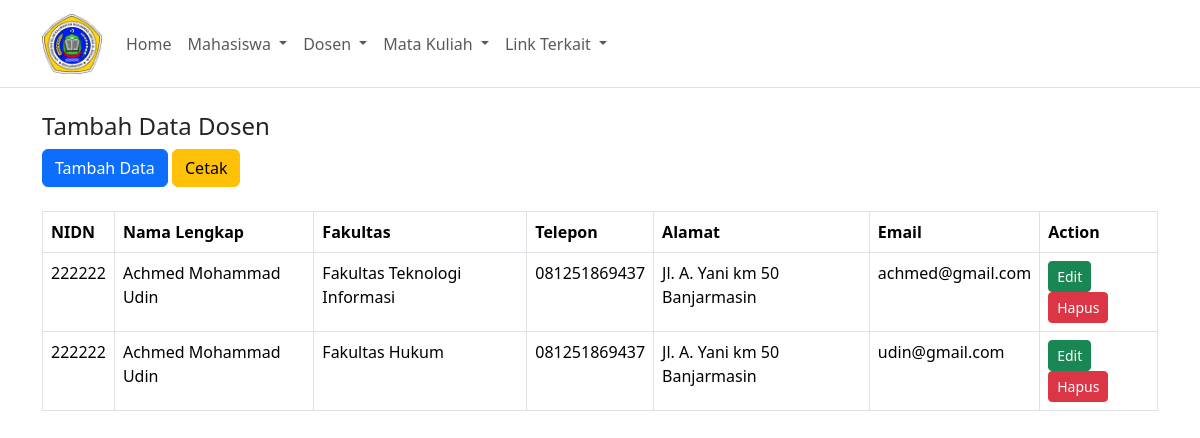
The app's page /?page=dosen with its own data.
### tables this page shows
CREATE TABLE `dosen` (
  `id` int(11) NOT NULL,
  `nidn` varchar(10) NOT NULL,
  `nama` varchar(200) NOT NULL,
  `fakultas` varchar(50) NOT NULL,
  `telepon` varchar(15) NOT NULL,
  `alamat` varchar(200) NOT NULL,
  `email` varchar(100) NOT NULL
);

### dosen/show.php (the view)
<h4>Tambah Data Dosen</h4>
<a href="?page=dosenAdd" class="btn btn-primary mb-4">Tambah Data</a>
<a href="dosen/print.php" class="btn btn-warning mb-4" target="_blank">Cetak</a>
<table class="table table-bordered table-hover">
    <thead>
        <tr>
            <th>NIDN</th>
            <th>Nama Lengkap</th>
            <th>Fakultas</th>
            <th>Telepon</th>
            <th>Alamat</th>
            <th>Email</th>
            <th>Action</th>
        </tr>
    </thead>
    <tbody>
        <?php
            include 'connection.php';
            $query = mysqli_query($con, "SELECT * FROM dosen");
            while ($data = mysqli_fetch_array($query)) {
        ?>
            <tr>
                <td><?php echo $data['nidn']; ?></td>
                <td><?php echo $data['nama']; ?></td>
                <td>
                    <?php echo ($data['fakultas']) == 'FTI'? 'Fakultas Teknologi Informasi' : 'Fakultas Hukum'; ?>
                </td>
                <td><?php echo $data['telepon']; ?></td>
                <td><?php echo $data['alamat']; ?></td>
                <td><?php echo $data['email']; ?></td>
                <td>
                    <a class="btn btn-sm btn-success" href="?page=dosenEdit&id=<?= $data['id']; ?>">Edit</a>
                    <a class="btn btn-sm btn-danger" href="?page=dosenDelete&id=<?= $data['id']; ?>" onclick="return confirm('Lanjutkan menghapus data ?')">Hapus </a>
                </td>
            </tr>
        <?php
        }
        ?>
    </tbody>
</table>

### index.php (shortened to what this page needs)
<!doctype html>
<html lang="en">
<head>
    <link href="assets/css/bootstrap.min.css" rel="stylesheet">
    <link rel="stylesheet" href="https://cdnjs.cloudflare.com/ajax/libs/font-awesome/5.15.4/css/all.min.css">
</head>
<body>
    <?php include 'nav.php'; ?>
    <div class="container mt-4">
        <?php
        switch ($_GET['page']) {
            case 'dosen':
                include 'dosen/show.php';
                break;
        }
        ?>
    </div>
</body>
</html>

### nav.php (shortened to what this page needs)
<nav class="navbar navbar-expand-xl border-bottom">
        <div class="container">
            <a class="navbar-brand" href="#">
                <img src="assets/img/logo.png" alt="Logo Uniska" width="60" class="d-inline-block align-text-top">
            </a>
            <div class="collapse navbar-collapse" id="navbarNavDropdown">
                <ul class="navbar-nav">
                    <li class="nav-item">
                        <a class="nav-link" aria-current="page" href="./">Home</a>
                    </li>
                    <li class="nav-item dropdown">
                        <a class="nav-link dropdown-toggle" href="#" role="button" data-bs-toggle="dropdown" aria-expanded="false">
                            Mahasiswa
                        </a>
                    </li>
                    <li class="nav-item dropdown">
                        <a class="nav-link dropdown-toggle" href="#" role="button" data-bs-toggle="dropdown" aria-expanded="false">
                            Dosen
                        </a>
                    </li>
                    <li class="nav-item dropdown">
                        <a class="nav-link dropdown-toggle" href="#" role="button" data-bs-toggle="dropdown" aria-expanded="false">
                            Mata Kuliah
                        </a>
                    </li>
                    <li class="nav-item dropdown">
                        <a class="nav-link dropdown-toggle" href="#" role="button" data-bs-toggle="dropdown" aria-expanded="false">
                            Link Terkait
                        </a>
                    </li>
                </ul>
            </div>
        </div>
    </nav>

### records on screen
dosen: nidn "222222", nama "Achmed Mohammad Udin", fakultas "Fakultas Teknologi Informasi", telepon "081251869437", alamat "Jl. A. Yani km 50 Banjarmasin", email "achmed@gmail.com"
dosen: nidn "222222", nama "Achmed Mohammad Udin", fakultas "Fakultas Hukum", telepon "081251869437", alamat "Jl. A. Yani km 50 Banjarmasin", email "udin@gmail.com"
